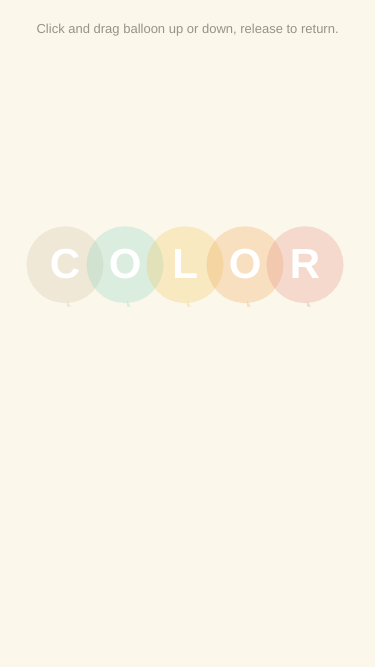
Frame 1 (no input)
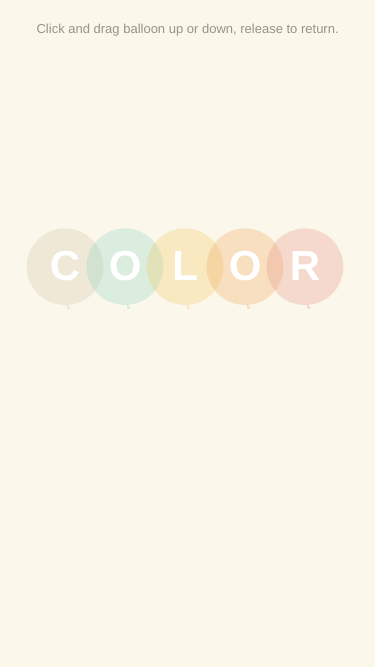
Frame 60 (no input)
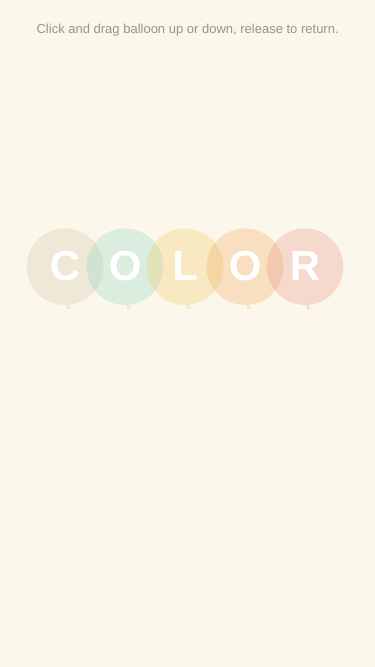
Frame 120 (the mouse pressed at the canvas centre since frame 60)

The p5.js sketch that drew these frames (run headless with seeded random() and noise() and a simulated clock; from frame 60 on, the mouse is pressed at the canvas centre):

// p5.js sketch
// ── sketch.js
//drag color bubbles on y axis independently, returns to original position on release.

let cols = ['rgba(208,196,170,.3)',
	'rgba(143,211,194,.3)',
	'rgba(238,200,97,.3)',
	'rgba(239,167,89,.3)',
	'rgba(228,147,137,.3)'
];

let circLetters = ['C',
	'O',
	'L',
	'O',
	'R'
];
let balloon = [];
let drag = [];

function setup() {
	createCanvas(375, 667);
	noStroke();
	for (let i = 1; i <= 6; i++) {
		let b = new Balloon(i * 60, height * 0.4, 77, i - 1);
		balloon.push(b);
	}
	for (let i = 0; i < balloon.length; i++) {
		drag[i] = false;
	}
}

function draw() {
	background(251, 247, 235);
	push();
	textSize(13);
	textAlign(CENTER);
	fill(151,147,135);
	text("Click and drag balloon up or down, release to return.",width*0.5,height*0.05);
	pop();
	for (let i = 0; i < 5; i++) {
		let startPos = createVector(balloon[i].pos.x, height * 0.4);

		if (!drag[i]) {
			balloon[i].update(1);
			balloon[i].seek(startPos);
			balloon[i].arrive(startPos);
		} else {
			balloon[i].update(0);
		}

		balloon[i].display(i);
		balloon[i].edges();
	}
}

function mousePressed() {
	let distance = [];
	for (i = 0; i < balloon.length; i++) {
		let d = [dist(mouseX, mouseY, balloon[i].pos.x, balloon[i].pos.y)];
		distance.push(d);
		if (distance[i] < balloon[i].size / 3) {
			drag[i] = true;
			//console.log(i);
		}
	}
}

//touchEnded on mobile
function mouseReleased() {
	for (i = 0; i < balloon.length; i++) {
		drag[i] = false;
		//console.log(i+ " " + "released");
	}
}

//touchMoved on mobile
function mouseDragged() {
	let distance = [];
	for (i = 0; i < balloon.length; i++) {
		let d = [dist(mouseX, mouseY, balloon[i].pos.x, balloon[i].pos.y)];
		distance.push(d);
		if (drag[i] === true) {
			//console.log(i+" "+"drag");
			//balloon[i].pos.x = mouseX;
			balloon[i].pos.y = mouseY;
			//console.log(i);
		}
	}
}
// ── Balloon.js
function Balloon(_x, _y, _size, _c) {

	this.pos = createVector(_x, _y);
	this.vel = createVector(0, -2);
	this.acc = createVector(0, 0);
	this.size = _size;
	this.maxspeed = 33;
	this.maxforce = 0.01;
	this.c = _c;

	this.update = function(_v) {
		this.vel.add(this.acc);
		this.pos.add(this.vel);
		this.acc.mult(0);
		this.vel.mult(_v);
	}

	this.seek = function(target) {
		let desired = p5.Vector.sub(target, this.pos);
		desired.setMag(this.maxspeed);
		let steer = p5.Vector.sub(desired, this.vel);
		steer.limit(this.maxforce);

		if (desired <= this.size) {
			this.vel.mult(0);
		} else {
			this.vel.mult(1);
		}

		this.applyForce(steer);
	}

	this.applyForce = function(force) {
		this.acc.add(force);
	}

	this.arrive = function(target) {
		let desired = p5.Vector.sub(target, this.pos);
		let d = desired.mag();

		if (d < height) {
			let m = map(d, 0, height, 0, this.maxspeed);
			desired.setMag(m);
		} else {
			desired.setMag(this.maxforce);
		}

		let steer = p5.Vector.sub(desired, this.vel);
		steer.limit(this.maxspeed);

		if (desired <= this.size) {
			this.vel.mult(0);
		} else {
			this.vel.mult(1);
		}

		this.applyForce(steer);
	}

	this.display = function(_l) {
		ellipse(CENTER);
		fill(cols[this.c]);
		ellipse(this.pos.x + 5, this.pos.y, this.size);
		push();
		fill(255);
		textSize(42);
		textAlign(CENTER);
		textStyle(BOLD);
		text(circLetters[_l], this.pos.x + 5, this.pos.y + 13);
		pop();
		
		push();
		beginShape();
		vertex(this.pos.x+7,this.pos.y+36);
		vertex(this.pos.x+9,this.pos.y+39);
		vertex(this.pos.x+11,this.pos.y+42);
		vertex(this.pos.x+7,this.pos.y+42);
		endShape(CLOSE);
		pop();
	}

	this.edges = function() {
		if (this.pos.x <= 0 || this.pos.x >= width) {
			this.vel.x *= -1;
		}
		if (this.pos.y <= 0 || this.pos.y >= height) {
			this.pos.y = mouseY;
			this.vel.y *= -1;
		}
	}
}
